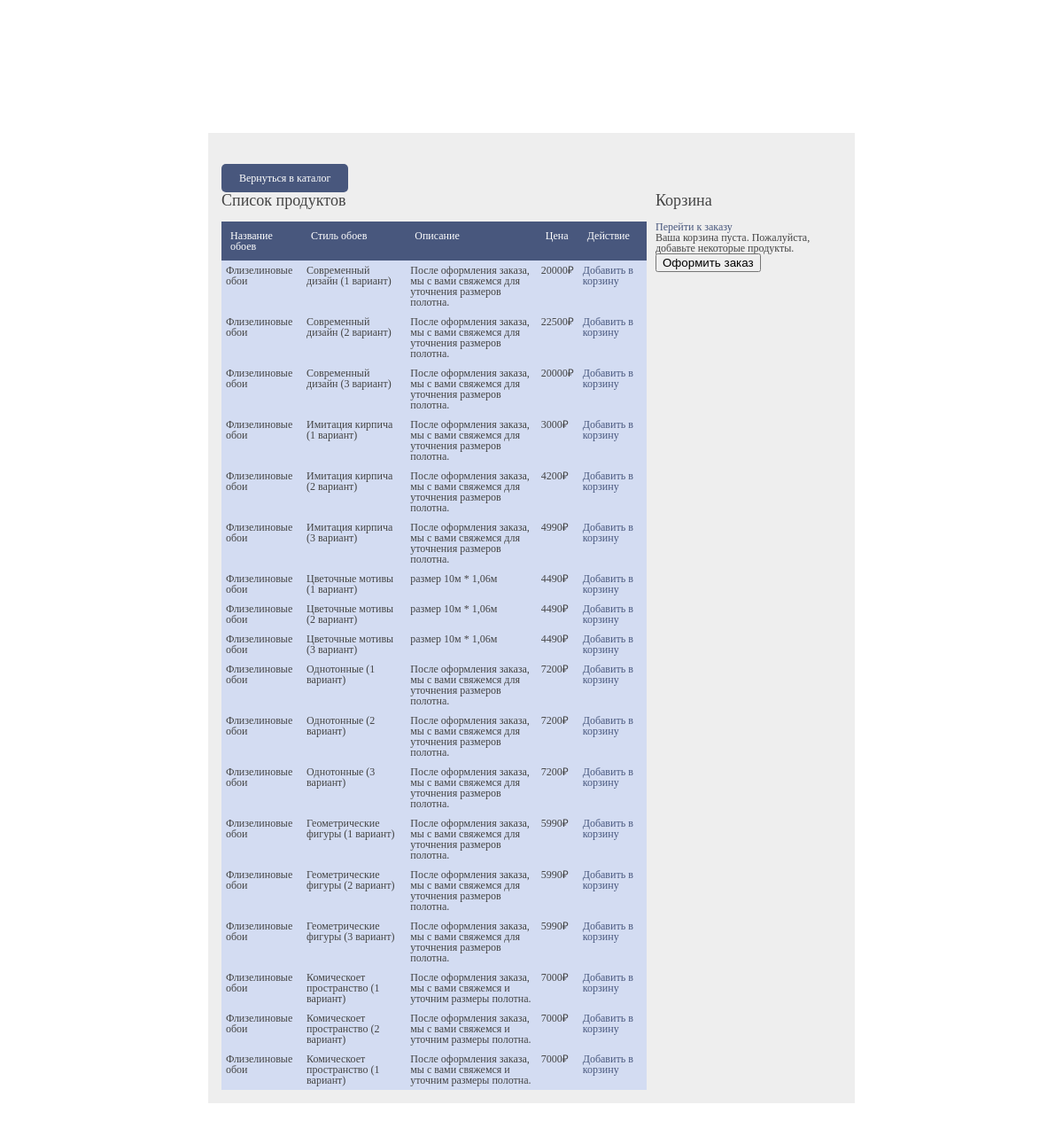
The app's page /cart/index.php (signed in) with its own data.
### tables this page shows
CREATE TABLE `wallpaper` (
  `id` int NOT NULL,
  `name_wall` varchar(100) NOT NULL,
  `style_wall` varchar(100) NOT NULL,
  `description` varchar(200) NOT NULL,
  `price` float NOT NULL
);

### cart/products.php (the view, shortened to what this page needs)
<h1>Список продуктов</h1>
<table>
	<tr>
		<th>Название обоев</th>
		<th>Стиль обоев</th>
		<th>Описание</th>
		<th>Цена</th>
		<th>Действие</th>
	</tr>
	<?php
	$query = "SELECT * FROM wallpaper WHERE id BETWEEN 1 AND 18 ORDER BY name_wall ASC";
	$result = mysqli_query($connection, $query);
	while ($row = mysqli_fetch_array($result)) {
	?>
		<tr>
		    <td><?php echo $row['name_wall'] ?></td>
			<td><?php echo $row['style_wall'] ?></td>
		    <td><?php echo $row['description'] ?></td>
		    <td><?php echo $row['price'] ?>₽</td>
		    <td><a href="index.php?page=products&action=add&id=<?php echo $row['id'] ?>">Добавить в корзину</a></td>
		</tr>
	<?php
		}
	?>
</table>

### cart/css/style.css (style rules this page uses)
body { font-family: Verdana; font-size: 12px; color: #444; }
a { color: #48577D; text-decoration: none; }
h1, h2 { margin-bottom: 15px }
h1 { font-size: 18px; }
#main table { width: 480px; }
#main table th { padding: 10px; background-color: #48577D; color: #fff; text-align: left; }
#main table td { padding: 5px; }
#main table tr { background-color: #d3dcf2; }

### records on screen
wallpaper: name_wall "Флизелиновые обои", style_wall "Современный дизайн (1 вариант)", description "После оформления заказа, мы с вами свяжемся для уточнения размеров полотна.", price "20000"
wallpaper: name_wall "Флизелиновые обои", style_wall "Современный дизайн (2 вариант)", description "После оформления заказа, мы с вами свяжемся для уточнения размеров полотна.", price "22500"
wallpaper: name_wall "Флизелиновые обои", style_wall "Современный дизайн (3 вариант)", description "После оформления заказа, мы с вами свяжемся для уточнения размеров полотна.", price "20000"
wallpaper: name_wall "Флизелиновые обои", style_wall "Имитация кирпича (1 вариант)", description "После оформления заказа, мы с вами свяжемся для уточнения размеров полотна.", price "3000"
wallpaper: name_wall "Флизелиновые обои", style_wall "Имитация кирпича (2 вариант)", description "После оформления заказа, мы с вами свяжемся для уточнения размеров полотна.", price "4200"
wallpaper: name_wall "Флизелиновые обои", style_wall "Имитация кирпича (3 вариант)", description "После оформления заказа, мы с вами свяжемся для уточнения размеров полотна.", price "4990"
wallpaper: name_wall "Флизелиновые обои", style_wall "Цветочные мотивы (1 вариант)", description "размер 10м * 1,06м", price "4490"
wallpaper: name_wall "Флизелиновые обои", style_wall "Цветочные мотивы (2 вариант)", description "размер 10м * 1,06м", price "4490"
wallpaper: name_wall "Флизелиновые обои", style_wall "Цветочные мотивы (3 вариант)", description "размер 10м * 1,06м", price "4490"
wallpaper: name_wall "Флизелиновые обои", style_wall "Однотонные (1 вариант)", description "После оформления заказа, мы с вами свяжемся для уточнения размеров полотна.", price "7200"
wallpaper: name_wall "Флизелиновые обои", style_wall "Однотонные (2 вариант)", description "После оформления заказа, мы с вами свяжемся для уточнения размеров полотна.", price "7200"
wallpaper: name_wall "Флизелиновые обои", style_wall "Однотонные (3 вариант)", description "После оформления заказа, мы с вами свяжемся для уточнения размеров полотна.", price "7200"
wallpaper: name_wall "Флизелиновые обои", style_wall "Геометрические фигуры (1 вариант)", description "После оформления заказа, мы с вами свяжемся для уточнения размеров полотна.", price "5990"
wallpaper: name_wall "Флизелиновые обои", style_wall "Геометрические фигуры (2 вариант)", description "После оформления заказа, мы с вами свяжемся для уточнения размеров полотна.", price "5990"
wallpaper: name_wall "Флизелиновые обои", style_wall "Геометрические фигуры (3 вариант)", description "После оформления заказа, мы с вами свяжемся для уточнения размеров полотна.", price "5990"
wallpaper: name_wall "Флизелиновые обои", style_wall "Комическоет пространство (1 вариант)", description "После оформления заказа, мы с вами свяжемся и уточним размеры полотна.", price "7000"
wallpaper: name_wall "Флизелиновые обои", style_wall "Комическоет пространство (2 вариант)", description "После оформления заказа, мы с вами свяжемся и уточним размеры полотна.", price "7000"
wallpaper: name_wall "Флизелиновые обои", style_wall "Комическоет пространство (1 вариант)", description "После оформления заказа, мы с вами свяжемся и уточним размеры полотна.", price "7000"
